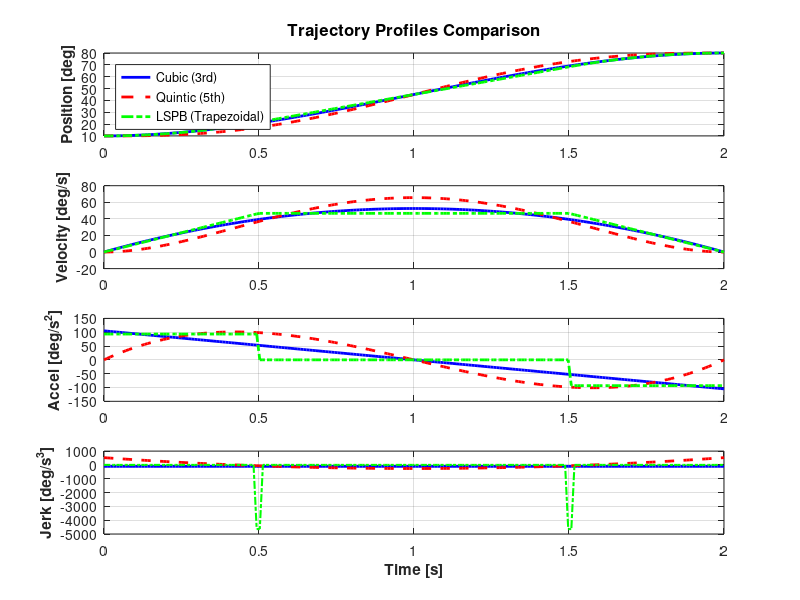

Source code (MATLAB):
%% [Ch7] 궤적 생성 및 경로 계획 (Trajectory Generation)
% =========================================================================
% 설명:
%   본 스크립트는 로봇의 관절 공간 및 작업 공간에서의 세 가지 핵심 궤적 생성
%   알고리즘(3차 다항식 Cubic, 5차 다항식 Quintic, 사다리꼴 속도 프로파일 LSPB)을
%   구현하고, 위치, 속도, 가속도, 저크(Jerk) 프로파일을 종합적으로 비교 분석합니다.
%
% 주요 학습 내용:
%   1. 3차 다항식(Cubic Polynomial) 궤적 생성 (위치, 속도 경계조건 만족)
%   2. 5차 다항식(Quintic Polynomial) 궤적 생성 (가속도 경계조건 포함, 저크 완화)
%   3. 사다리꼴 속도 궤적 (LSPB - Linear Segment with Parabolic Blend)
%   4. 가속도 불연속에 따른 저크(Jerk) 비교 및 부드러운 로봇 모션 설계 원리
% =========================================================================

clc; clear; close all;

fprintf('=================================================================\n');
fprintf('  [Ch7] 로봇 모션 궤적 생성 (Trajectory Generation) 비교 분석\n');
fprintf('=================================================================\n\n');

%% 1. 궤적 경계 조건 정의
q0 = 10.0;    % 시작 위치 [deg]
qf = 80.0;    % 목표 위치 [deg]
v0 = 0.0;     % 시작 속도 [deg/s]
vf = 0.0;     % 종료 속도 [deg/s]
a0 = 0.0;     % 시작 가속도 [deg/s^2]
af = 0.0;     % 종료 가속도 [deg/s^2]
tf = 2.0;     % 이동 완료 시간 [s]

t = linspace(0, tf, 200);
dt = t(2) - t(1);

%% 2. 3차 다항식 (Cubic Polynomial) 궤적 생성
% q(t) = a0 + a1*t + a2*t^2 + a3*t^3
% 경계 조건: q(0)=q0, q(tf)=qf, dq(0)=v0, dq(tf)=vf
M_cubic = [
    1,  0,    0,      0;
    0,  1,    0,      0;
    1, tf, tf^2,   tf^3;
    0,  1, 2*tf, 3*tf^2
];
b_cubic = [q0; v0; qf; vf];
a_cub = M_cubic \ b_cubic;

q_cub  = a_cub(1) + a_cub(2)*t + a_cub(3)*t.^2 + a_cub(4)*t.^3;
dq_cub = a_cub(2) + 2*a_cub(3)*t + 3*a_cub(4)*t.^2;
ddq_cub = 2*a_cub(3) + 6*a_cub(4)*t;
jerk_cub = 6*a_cub(4) * ones(size(t));

%% 3. 5차 다항식 (Quintic Polynomial) 궤적 생성
% q(t) = c0 + c1*t + c2*t^2 + c3*t^3 + c4*t^4 + c5*t^5
M_quin = [
    1,  0,    0,      0,       0,        0;
    0,  1,    0,      0,       0,        0;
    0,  0,    2,      0,       0,        0;
    1, tf, tf^2,   tf^3,    tf^4,     tf^5;
    0,  1, 2*tf, 3*tf^2,  4*tf^3,   5*tf^4;
    0,  0,    2,   6*tf, 12*tf^2,  20*tf^3
];
b_quin = [q0; v0; a0; qf; vf; af];
a_quin = M_quin \ b_quin;

q_quin  = a_quin(1) + a_quin(2)*t + a_quin(3)*t.^2 + a_quin(4)*t.^3 + a_quin(5)*t.^4 + a_quin(6)*t.^5;
dq_quin = a_quin(2) + 2*a_quin(3)*t + 3*a_quin(4)*t.^2 + 4*a_quin(5)*t.^3 + 5*a_quin(6)*t.^4;
ddq_quin = 2*a_quin(3) + 6*a_quin(4)*t + 12*a_quin(5)*t.^2 + 20*a_quin(6)*t.^3;
jerk_quin = 6*a_quin(4) + 24*a_quin(5)*t + 60*a_quin(6)*t.^2;

%% 4. 사다리꼴 속도 프로파일 (LSPB - Trapezoidal)
% 가속 시간 tb (예: 전체 시간의 25%)
tb = 0.5; % [s]
V_lspb = (qf - q0) / (tf - tb); % 등속 구간 속도
acc_lspb = V_lspb / tb;         % 가속도

q_lspb = zeros(size(t));
dq_lspb = zeros(size(t));
ddq_lspb = zeros(size(t));

for i = 1:length(t)
    ti = t(i);
    if ti <= tb
        % 1단계: 등가속 구간
        q_lspb(i) = q0 + 0.5 * acc_lspb * ti^2;
        dq_lspb(i) = acc_lspb * ti;
        ddq_lspb(i) = acc_lspb;
    elseif ti <= (tf - tb)
        % 2단계: 등속 구간
        q_lspb(i) = q0 + 0.5 * acc_lspb * tb^2 + V_lspb * (ti - tb);
        dq_lspb(i) = V_lspb;
        ddq_lspb(i) = 0;
    else
        % 3단계: 등감속 구간
        t_rem = tf - ti;
        q_lspb(i) = qf - 0.5 * acc_lspb * t_rem^2;
        dq_lspb(i) = acc_lspb * t_rem;
        ddq_lspb(i) = -acc_lspb;
    end
end
jerk_lspb = gradient(ddq_lspb, dt);

fprintf('[1] 궤적 생성 파라미터 요약:\n');
fprintf(' - 이동 변위: %.1f deg -> %.1f deg (Delta = %.1f deg)\n', q0, qf, qf - q0);
fprintf(' - 3차 최대 속도: %.2f deg/s | 최대 가속도: %.2f deg/s^2\n', max(abs(dq_cub)), max(abs(ddq_cub)));
fprintf(' - 5차 최대 속도: %.2f deg/s | 최대 가속도: %.2f deg/s^2\n', max(abs(dq_quin)), max(abs(ddq_quin)));
fprintf(' - 사다리꼴(LSPB) 등속: %.2f deg/s | 가속도: %.2f deg/s^2\n\n', V_lspb, acc_lspb);

%% 5. 시각화 (4x1 서브플롯: Position, Velocity, Acceleration, Jerk)
figure('Name', 'Ch7: Trajectory Comparison (Cubic vs Quintic vs LSPB)', 'NumberTitle', 'off', ...
       'Color', 'w', 'Position', [100, 50, 950, 850]);

% (1) 위치 (Position)
subplot(4, 1, 1);
plot(t, q_cub, 'b-', 'LineWidth', 2, 'DisplayName', 'Cubic (3rd)');
hold on; grid on;
plot(t, q_quin, 'r--', 'LineWidth', 2, 'DisplayName', 'Quintic (5th)');
plot(t, q_lspb, 'g-.', 'LineWidth', 2, 'DisplayName', 'LSPB (Trapezoidal)');
ylabel('Position [deg]', 'FontWeight', 'bold');
title('Trajectory Profiles Comparison', 'FontSize', 12, 'FontWeight', 'bold');
legend('Location', 'northwest');

% (2) 속도 (Velocity)
subplot(4, 1, 2);
plot(t, dq_cub, 'b-', 'LineWidth', 2);
hold on; grid on;
plot(t, dq_quin, 'r--', 'LineWidth', 2);
plot(t, dq_lspb, 'g-.', 'LineWidth', 2);
ylabel('Velocity [deg/s]', 'FontWeight', 'bold');

% (3) 가속도 (Acceleration)
subplot(4, 1, 3);
plot(t, ddq_cub, 'b-', 'LineWidth', 2);
hold on; grid on;
plot(t, ddq_quin, 'r--', 'LineWidth', 2);
plot(t, ddq_lspb, 'g-.', 'LineWidth', 2);
ylabel('Accel [deg/s^2]', 'FontWeight', 'bold');

% (4) 저크 (Jerk)
subplot(4, 1, 4);
plot(t, jerk_cub, 'b-', 'LineWidth', 2);
hold on; grid on;
plot(t, jerk_quin, 'r--', 'LineWidth', 2);
plot(t, jerk_lspb, 'g-.', 'LineWidth', 1.5);
ylabel('Jerk [deg/s^3]', 'FontWeight', 'bold');
xlabel('Time [s]', 'FontWeight', 'bold');

fprintf(' 궤적 생성 및 프로파일 비교 시각화 완료.\n');
